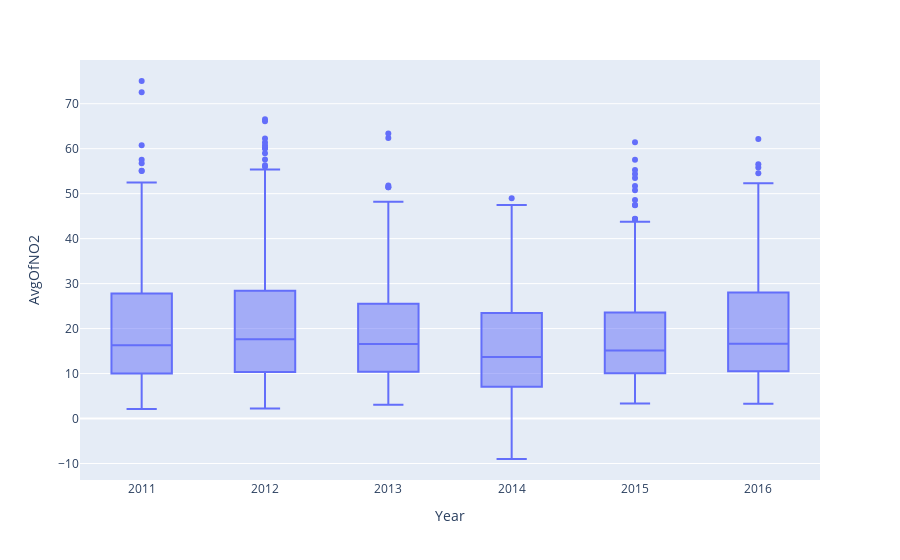

The notebook cell saved with this chart:
### Markdown cell above
Visualizing some key insights of the data
All visualizations were produced within Amazon SageMaker using the open source Python matplotlib library.

The first visualization is a figure of boxplots of NO2 concentrations for each year, 2011 to 2016. A boxplot is a great way to understand the spread of the data. In this plot:

The box is Q3 – Q1. Q1 (first quartile) is the middle value between the lowest value and the median. Q3 is the middle value between the highest value and the median
The bar across the box is the median value
The whiskers are 1.5 Q3 – Q1 from the edges of the box
The dots beyond the whiskers are the outliers

### Code cell
import plotly.express as px

fig = px.box(nox_df, x="Year", y="AvgOfNO2")
fig.show()

### Figure 1 — Plotly figure (JSON) as saved in the notebook; plotly's stock layout.template omitted (floating-point values rounded to 4 significant figures; data arrays with more than 128 entries replaced by an {"elided": "..."} marker saying what was removed)
{"data": [{"alignmentgroup": "True", "hovertemplate": "Year=%{x}<br>AvgOfNO2=%{y}<extra></extra>", "legendgroup": "", "marker": {"color": "#636efa"}, "name": "", "notched": false, "offsetgroup": "", "orientation": "v", "showlegend": false, "type": "box", "x": {"elided": "2192 str values"}, "x0": " ", "xaxis": "x", "y": {"elided": "2192 float values"}, "y0": " ", "yaxis": "y"}], "layout": {"boxmode": "group", "legend": {"tracegroupgap": 0}, "margin": {"t": 60}, "xaxis": {"anchor": "y", "domain": [0, 1], "title": {"text": "Year"}}, "yaxis": {"anchor": "x", "domain": [0, 1], "title": {"text": "AvgOfNO2"}}}}
